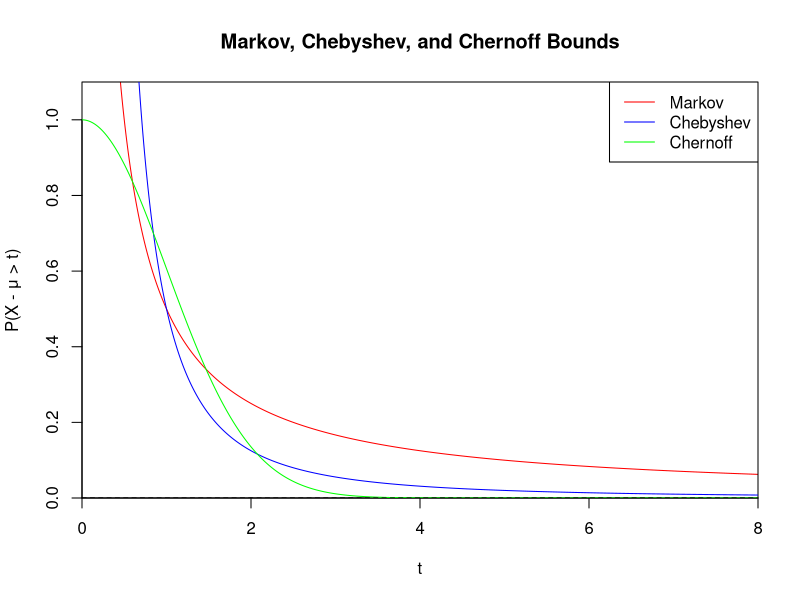
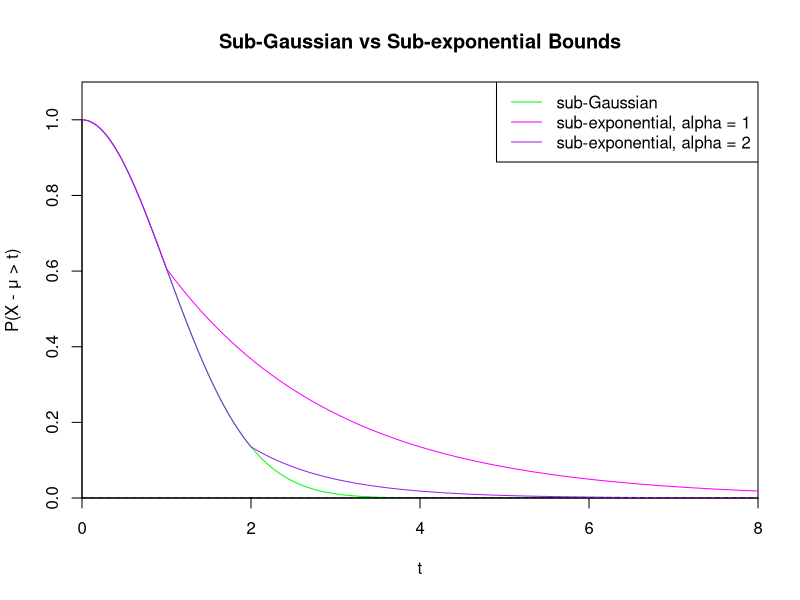

Reproduce these figures in R, in order.
# Compare the three main bounds: Markov, Chebyshev, and (sub-Gaussian) Chernoff
t = seq(0, 8, by = 0.01)
markov = 1 / (2*t)
chebyshev = 1 / (2*t^2)
chernoff = exp(-t^2/2)

png(filename = "chernoff-bounds.png", res=160, width = 800, height = 800)
plot(t, markov, type = "l", col = "red", ylim = c(0, 1.1), xlim = c(0, 8), ylab = "P(X - μ > t)", xlab = "t", yaxs="i", xaxs ="i", main = "Markov, Chebyshev, and Chernoff Bounds")
lines(t, chebyshev, col = "blue")
lines(t, chernoff, col = "green")
abline(h = 0, col = "black", lty = 2)
legend("topright", legend = c("Markov", "Chebyshev", "Chernoff"), col = c("red", "blue", "green"), lty = 1)
dev.off()

# Next, we compare Chernoff bounds for sub-Gaussian vs sub-exponential random variables
subexp <- function(t, a){
    if(t < 1/a){
        exp(-t^2/2)
    } else {
        exp(-t / (2*a))
    }
}

subexponential1 = sapply(t, \(t) subexp(t, 1))
subexponential2 = sapply(t, \(t) subexp(t, 0.5))

png(filename = "subexponential-bounds.png", res=160, width = 800, height = 800)
plot(t, chernoff, type = "l", col = "green", ylim = c(0, 1.1), xlim = c(0, 8), ylab = "P(X - μ > t)", xlab = "t", yaxs="i", xaxs ="i", main = "Sub-Gaussian vs Sub-exponential Bounds")
lines(t, subexponential1, col = "magenta")
lines(t, subexponential2, col = "purple")
abline(h = 0, col = "black", lty = 2)
legend("topright", legend = c("sub-Gaussian", "sub-exponential, alpha = 1", "sub-exponential, alpha = 2"), col = c("green", "magenta", "purple"), lty = 1)
dev.off()
